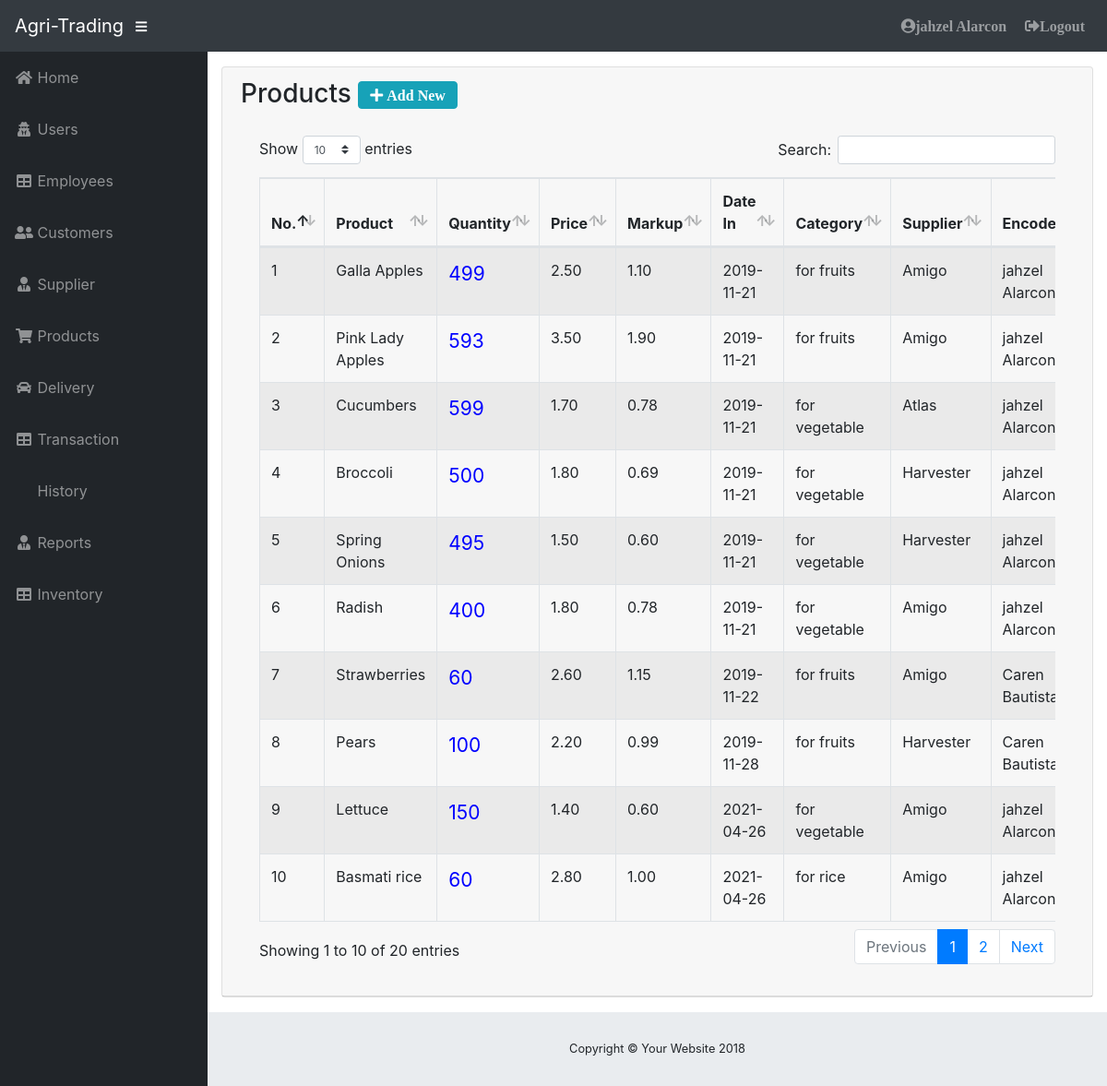
Page /admin/product.php (signed in) on the earlier database version.
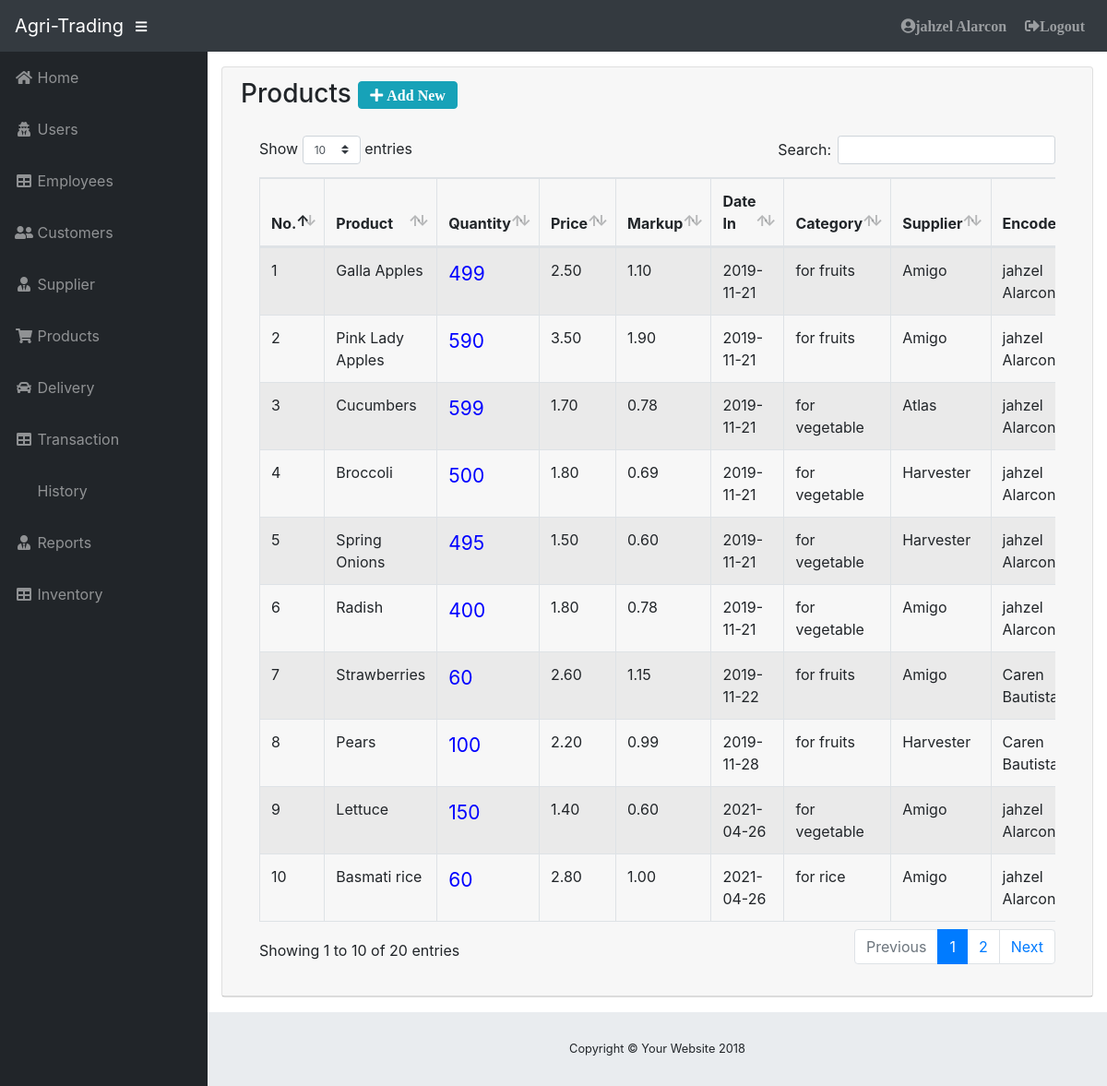
Same page on the later database version.
### tables this page shows
CREATE TABLE `tblproducts` (
  `product_id` int(11) NOT NULL,
  `product_name` varchar(50) NOT NULL,
  `quantity` int(11) NOT NULL DEFAULT 1,
  `price` decimal(6,2) NOT NULL,
  `profit` decimal(15,2) NOT NULL,
  `date_in` varchar(50) NOT NULL,
  `category_id` int(11) NOT NULL,
  `supplier_id` int(11) NOT NULL,
  `user_id` int(11) NOT NULL,
  `product_code` varchar(11) NOT NULL,
  `status` varchar(200) NOT NULL,
  `imagepath` varchar(200) DEFAULT NULL
);

CREATE TABLE `tblcategory` (
  `category_id` int(11) NOT NULL,
  `category` varchar(200) NOT NULL
);

CREATE TABLE `tblsupplier` (
  `supplier_id` int(11) NOT NULL,
  `supplier_name` varchar(30) NOT NULL,
  `contact` varchar(50) NOT NULL,
  `email` varchar(20) NOT NULL,
  `address` text NOT NULL
);

### admin/product.php (the view, shortened to what this page needs)
<?php
if(!isset($_SESSION["userid"])){
 header("Location: login.php");
}else{
include('../includes/connection.php');
include 'theme/header.php';
include 'theme/sidebar.php';
?>
<div class="card mb-3">
            <div class="card-header">
              <h3>Products <a href="productadd.php" type="button" class="btn btn-info fas fa-plus"> Add New</a></h3>
            <div class="card-body">
              <div class="table-responsive">
                            <table class="table table-bordered table-hover table-striped" id="dataTable" width="100%" cellspacing="0">
                                <thead>
                                    <tr>
                                        <th>No.</th>
                                        <th>Product</th>
                                        <th>Quantity</th>
                                        <th>Price</th>
                                        <th>Markup</th>
                                        <th>Date In</th>
                                        <th>Category</th>
                                        <th>Supplier</th>
                                        <th>Encoder</th>
                                    </tr>
                                </thead>
                                <tbody>
                                  <?php
                $query = 'SELECT *,category,supplier_name,concat(d.`fname`," ",d.`lname`)as name FROM tblproducts a inner join tblcategory b inner join tblsupplier c inner join tblusers d on a.`category_id` = b.`category_id` and a.`supplier_id` = c.`supplier_id` and a.`user_id` = d.`user_id`';
                    $result = mysqli_query($db, $query) or die (mysqli_error($db));
                        while ($row = mysqli_fetch_assoc($result)) {
                            echo '<tr>';
                            echo '<td>'. $row['product_id'].'</td>';
                            echo '<td> '.$row['product_name'].'</td>';
 echo '<td><a title="Update Quantity" href="updatequantity.php?id='. $row['product_code'].'" style="color: blue;font-size: 21px">'. $row['quantity'].' </a></td>';
                            echo '<td>'. $row['price'].'</td>';
                            echo '<td>'. $row['profit'].'</td>';
                            echo '<td>'. $row['date_in'].'</td>';
                            echo '<td>'. $row['category'].'</td>';
                            echo '<td>'. $row['supplier_name'].'</td>';
                            echo '<td>'. $row['name'].'</td>';
                            echo '</tr> ';
                }
            ?>
                                </tbody>
                            </table>
                        </div>
            </div>
          </div>
</div>
        </div>
<?php include 'theme/footer.php'; }?>

Differences in the rows shown:
changed tblproducts "Pink Lady Apples": quantity "593" → "590"
